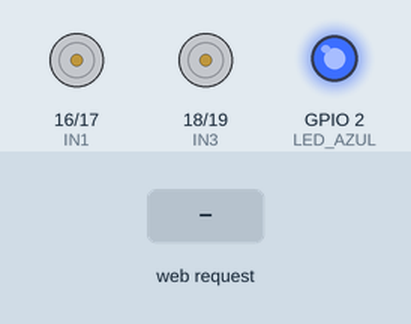
Simulated run of this sketch. Board: ESP32. Shown: motor-driver pin pairs drawn as motors (green arrow = first pin HIGH = forward, orange = second pin HIGH = backward, longer = more drive), output pins drawn as LEDs (lit = HIGH). The inputs (shaded band) are chosen by the test bench. WiFi joins after 1.5 s; servers stay silent unless stated; what the sketch prints to the serial monitor is not drawn.

Above: at 2.7 s.
2.8 s: HTTP request GET /forward received
At 3.3 s:
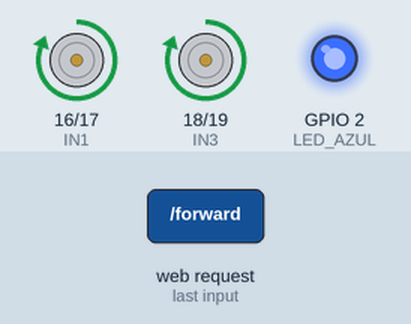
5.0 s: HTTP request GET /backward received
At 5.5 s:
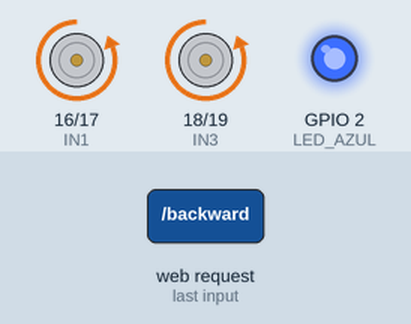
7.2 s: HTTP request GET /left received
At 7.7 s:
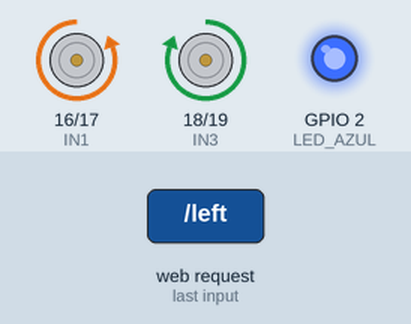
9.4 s: HTTP request GET /right received
At 9.7 s:
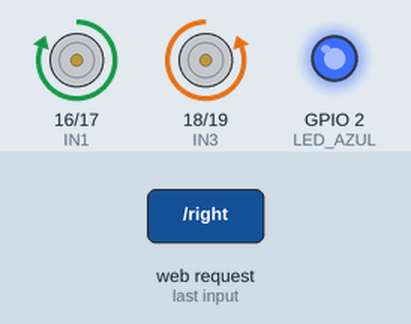
Timing chart, 0 to 12.4 s (numbered marks = the images above; inputs shaded):
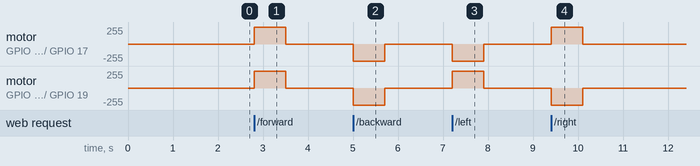

The sketch:

CAR_SOCCER_Kali.ino
```cpp
#include <WiFi.h>
#include <WebServer.h>

// ===== WIFI =====
const char* ssid = "Robo1";
const char* password = "123456789";

// ===== SERVIDOR =====
WebServer server(80);

// ===== SEGURIDAD: PARADA AUTOMATICA =====
volatile unsigned long ultimaOrdenMovimiento = 0;
const unsigned long TIEMPO_MAXIMO_SIN_ORDEN = 700; // ms

// ===== MOTORES L298N =====
const int IN1 = 16;
const int IN2 = 17;
const int IN3 = 18;
const int IN4 = 19;

// ===== LED =====
const int LED_AZUL = 2;

// ===== PAGINA WEB =====
const char html_page[] PROGMEM = R"rawliteral(
<!DOCTYPE html>
<html lang="es">
<head>
<meta charset="UTF-8">
<meta name="viewport" content="width=device-width, initial-scale=1, maximum-scale=1, user-scalable=no">
<meta name="theme-color" content="#071321">
<title>CAR SOCCER | Control ESP32</title>
<style>
:root{--cyan:#54baff;--blue:#1678d3;--ice:#c4e7ff;--red:#ff405d;--panel:rgba(8,10,16,.91)}
*{box-sizing:border-box}
html{min-height:100%;background:#030407}
body{margin:0;min-height:100vh;padding:24px 14px 20px;font-family:system-ui,-apple-system,Segoe UI,Arial,sans-serif;color:#edf5ff;text-align:center;overflow-x:hidden;background:linear-gradient(135deg,#030407,#11151d,#05070b,#10131a);background-size:300% 300%;animation:darkPulse 9s ease-in-out infinite;}
@keyframes darkPulse{0%,100%{background-position:0% 50%;filter:brightness(.78)}50%{background-position:100% 50%;filter:brightness(1.12)}}
body:before{content:"";position:fixed;inset:0;pointer-events:none;opacity:.24;background-image:linear-gradient(rgba(84,186,255,.12) 1px,transparent 1px),linear-gradient(90deg,rgba(84,186,255,.12) 1px,transparent 1px);background-size:34px 34px;mask-image:linear-gradient(to bottom,black,transparent 92%);z-index:0}
.cyber-mark{position:fixed;z-index:0;left:50%;top:47%;transform:translate(-50%,-50%);width:min(92vw,620px);height:auto;opacity:.075;pointer-events:none;filter:drop-shadow(0 0 24px #1687dd);animation:markPulse 5s ease-in-out infinite}
@keyframes markPulse{0%,100%{opacity:.045;filter:drop-shadow(0 0 10px #1687dd)}50%{opacity:.13;filter:drop-shadow(0 0 32px #1687dd)}}
header,main,footer{position:relative;z-index:1}
.brand-icon{width:74px;height:74px;margin:0 auto 13px;display:grid;place-items:center;border:1px solid rgba(84,186,255,.55);border-radius:22px;background:linear-gradient(145deg,#182433,#05070b);box-shadow:0 0 25px rgba(22,120,211,.2),inset 0 0 18px rgba(84,186,255,.08);color:var(--ice);font-size:35px;font-weight:900;transform:rotate(-3deg)}
h1{margin:0;font-size:clamp(34px,8vw,52px);line-height:1.08;font-weight:950;letter-spacing:.11em;color:#f4f7fb;text-shadow:0 0 12px rgba(84,186,255,.35),0 3px 0 #05070b}
h1 span{color:var(--cyan);text-shadow:0 0 18px rgba(84,186,255,.6)}
.subtitle{margin:11px 0 0;font-size:10px;font-weight:800;letter-spacing:.24em;color:#8eb9dc}
.chip{display:inline-flex;align-items:center;gap:7px;margin-top:15px;padding:7px 12px;border:1px solid rgba(84,186,255,.32);border-radius:99px;background:rgba(20,70,112,.16);font-size:10px;font-weight:800;letter-spacing:.13em;color:#a8d8ff}
.dot{width:7px;height:7px;border-radius:50%;background:#75c7ff;box-shadow:0 0 9px #75c7ff;animation:dotPulse 1.8s ease-in-out infinite}
@keyframes dotPulse{0%,100%{opacity:.45}50%{opacity:1}}
.panel{width:min(100%,440px);margin:23px auto 0;padding:20px 16px 18px;border:1px solid rgba(84,186,255,.25);border-radius:25px;background:linear-gradient(145deg,rgba(15,20,29,.96),rgba(3,5,9,.97));box-shadow:0 18px 50px rgba(0,0,0,.55),0 0 30px rgba(22,120,211,.07),inset 0 1px rgba(255,255,255,.05)}
.panel-title{margin:0 0 7px;font-size:12px;font-weight:900;letter-spacing:.2em;color:#e8f5ff}
.panel-sub{margin:0 0 16px;font-size:11px;color:#8799ad}
.status{min-height:42px;display:flex;align-items:center;justify-content:center;gap:9px;margin:0 auto 16px;padding:10px 12px;border:1px solid rgba(84,186,255,.19);border-radius:12px;background:rgba(0,0,0,.38);color:var(--cyan);font-size:12px;font-weight:850;letter-spacing:.08em}
.status-indicator{width:8px;height:8px;flex:0 0 auto;border-radius:50%;background:#9fe4ff;box-shadow:0 0 10px rgba(159,228,255,.7)}
.joystick-wrap{display:flex;justify-content:center;align-items:center;padding:4px 0 10px}
.joystick{position:relative;width:min(70vw,270px);height:min(70vw,270px);max-width:270px;max-height:270px;touch-action:none;user-select:none;-webkit-user-select:none;border-radius:50%;border:1px solid rgba(84,186,255,.58);background:radial-gradient(circle,#172b40 0%,#0d1b2a 47%,#080e17 70%,#03060b 100%);box-shadow:0 0 0 8px rgba(22,120,211,.05),0 0 35px rgba(22,120,211,.13),inset 0 0 25px rgba(0,0,0,.8)}
.joystick:before,.joystick:after{content:"";position:absolute;pointer-events:none;background:rgba(84,186,255,.15)}
.joystick:before{width:1px;height:86%;left:50%;top:7%}.joystick:after{height:1px;width:86%;top:50%;left:7%}
.direction{position:absolute;z-index:1;color:#a1bfd9;font-size:18px;font-weight:900;line-height:1;text-shadow:0 0 8px rgba(84,186,255,.3)}
.direction.up{top:12px;left:50%;transform:translateX(-50%)}.direction.down{bottom:12px;left:50%;transform:translateX(-50%)}.direction.left{left:12px;top:50%;transform:translateY(-50%)}.direction.right{right:12px;top:50%;transform:translateY(-50%)}
.stick{position:absolute;z-index:2;left:50%;top:50%;width:34%;height:34%;transform:translate(-50%,-50%);border-radius:50%;border:2px solid rgba(196,231,255,.85);background:radial-gradient(circle at 32% 25%,#d2efff 0%,#65bfff 20%,#1678d3 60%,#073a69 100%);box-shadow:0 0 0 7px rgba(84,186,255,.07),0 9px 20px rgba(0,0,0,.55),inset 0 2px 5px rgba(255,255,255,.55);transition:box-shadow .12s}
.stick:after{content:"";position:absolute;inset:28%;border:1px solid rgba(255,255,255,.5);border-radius:50%}.stick.active{box-shadow:0 0 0 9px rgba(84,186,255,.12),0 0 25px rgba(84,186,255,.45),0 9px 20px rgba(0,0,0,.55),inset 0 2px 5px rgba(255,255,255,.55)}
.stop{display:block;width:100%;margin:8px auto 0;padding:14px;border:1px solid rgba(255,64,93,.72);border-radius:13px;background:linear-gradient(135deg,#7d1d30,#300b14);color:#fff;font-size:13px;font-weight:950;letter-spacing:.16em;box-shadow:0 5px 0 #1d070c,0 10px 20px rgba(0,0,0,.3);touch-action:manipulation}.stop:active{transform:translateY(3px);box-shadow:0 2px 0 #1d070c}
.tip{margin:16px 2px 0;color:#8796a9;font-size:11px;line-height:1.65}
footer{margin:24px auto 0;color:#8b9bad;font-size:10px;letter-spacing:.04em;line-height:1.7}footer .credit{color:#c0d2e4;letter-spacing:.06em}
@media(min-width:600px){body{padding-top:28px}.panel{padding:24px}.brand-icon{width:82px;height:82px}}
@media(prefers-reduced-motion:reduce){*,*:before,*:after{animation:none!important;transition:none!important}}
</style>
</head>
<body>
<svg class="cyber-mark" viewBox="0 0 600 600" aria-hidden="true" focusable="false">
  <path fill="currentColor" d="M300 42 354 88 411 76 438 125 492 145 474 199 518 240 480 284 493 337 443 361 426 416 369 410 330 459 300 430 270 459 231 410 174 416 157 361 107 337 120 284 82 240 126 199 108 145 162 125 189 76 246 88Z" opacity=".24"/>
  <path d="M166 190 226 154 285 172 326 146 388 166 428 207 388 219 355 203 333 229 365 248 410 242 382 280 337 291 312 327 338 350 378 342 353 380 300 398 247 380 222 342 262 350 288 327 263 291 218 280 190 242 235 248 267 229 245 203 212 219Z" fill="none" stroke="currentColor" stroke-width="13" stroke-linejoin="round" stroke-linecap="round"/>
  <path d="M226 154 206 116 252 135 285 172M388 166 418 130 421 184M337 291 382 280 410 300 381 312M247 380 224 419 276 408 300 398" fill="none" stroke="currentColor" stroke-width="10" stroke-linecap="round"/>
  <circle cx="302" cy="224" r="8" fill="currentColor"/>
  <text x="300" y="515" text-anchor="middle" fill="currentColor" font-family="Arial,sans-serif" font-size="54" font-weight="900" letter-spacing="13">KALI MODE</text>
  <text x="300" y="550" text-anchor="middle" fill="currentColor" font-family="monospace" font-size="16" letter-spacing="5">CYBER CONTROL SYSTEM</text>
</svg>
<header>
  <div class="brand-icon" aria-hidden="true">&gt;_</div>
  <h1>CAR <span>SOCCER</span></h1>
  <div class="subtitle">SISTEMA DE CONTROL ROBÓTICO</div>
  <div class="chip"><i class="dot"></i> INTERFAZ ESP32 ACTIVA</div>
</header>
<main class="panel">
  <h2 class="panel-title">MANDO DIRECCIONAL</h2>
  <p class="panel-sub">Desliza el mando hacia la dirección deseada</p>
  <div class="status" role="status" aria-live="polite"><span class="status-indicator" id="indicator"></span><span id="status">SISTEMA EN ESPERA</span></div>
  <div class="joystick-wrap">
    <div class="joystick" id="joystick" role="application" aria-label="Joystick de movimiento">
      <span class="direction up">▲</span><span class="direction left">◀</span><span class="direction right">▶</span><span class="direction down">▼</span>
      <div class="stick" id="stick"></div>
    </div>
  </div>
  <button class="stop" id="stopButton" type="button">■ &nbsp; FRENAR / DETENER</button>
  <p class="tip">Mantén el dedo sobre el joystick para moverte.<br>Al soltarlo, el robot se detendrá automáticamente.</p>
</main>
<footer>CAR SOCCER · CONTROL INALÁMBRICO · ESP32<br><span class="credit">Diseñado por: Samuel Villanueva C. (© - 2026)</span></footer>
<script>
(function(){
  const pad = document.getElementById('joystick');
  const stick = document.getElementById('stick');
  const status = document.getElementById('status');
  const indicator = document.getElementById('indicator');
  const stopButton = document.getElementById('stopButton');

  let pointerId = null;
  let current = 'stop';
  let lastSent = 0;
  let heartbeat = null;
  let requestChain = Promise.resolve();

  const labels = {
    forward: 'AVANZANDO',
    backward: 'RETROCEDIENDO',
    left: 'GIRO A LA IZQUIERDA',
    right: 'GIRO A LA DERECHA',
    stop: 'MOTORES DETENIDOS'
  };

  // Mantiene las solicitudes en orden para que una orden antigua
  // no llegue después de la orden de detener.
  function sendCommand(command, force) {
    const now = Date.now();
    if (!force && command === current && now - lastSent < 180) return;

    current = command;
    lastSent = now;

    status.textContent = labels[command] || 'SISTEMA EN ESPERA';
    indicator.style.background = command === 'stop' ? '#b8ff5a' : '#35e7ff';
    indicator.style.boxShadow = command === 'stop'
      ? '0 0 10px rgba(184,255,90,.7)'
      : '0 0 10px rgba(53,231,255,.8)';

    requestChain = requestChain
      .catch(function(){})
      .then(function(){
        return fetch('/' + command, {
          method: 'GET',
          cache: 'no-store',
          credentials: 'same-origin'
        });
      })
      .catch(function(){
        status.textContent = 'SIN RESPUESTA DEL ROBOT';
        indicator.style.background = '#ff4768';
        indicator.style.boxShadow = '0 0 10px rgba(255,71,104,.7)';
      });
  }

  function centerStick() {
    stick.style.left = '50%';
    stick.style.top = '50%';
    stick.classList.remove('active');
  }

  function stopHeartbeat() {
    if (heartbeat !== null) {
      clearInterval(heartbeat);
      heartbeat = null;
    }
  }

  function stop() {
    stopHeartbeat();
    pointerId = null;
    centerStick();
    sendCommand('stop', true);
  }

  function move(event) {
    const rect = pad.getBoundingClientRect();
    const cx = rect.left + rect.width / 2;
    const cy = rect.top + rect.height / 2;
    let dx = event.clientX - cx;
    let dy = event.clientY - cy;
    const max = rect.width * 0.31;
    const dist = Math.hypot(dx, dy);

    if (dist > max) {
      dx = dx / dist * max;
      dy = dy / dist * max;
    }

    stick.style.left = 'calc(50% + ' + dx + 'px)';
    stick.style.top = 'calc(50% + ' + dy + 'px)';
    stick.classList.add('active');

    if (Math.hypot(dx, dy) < max * 0.22) {
      sendCommand('stop', true);
      return;
    }

    const angle = Math.atan2(dy, dx) * 180 / Math.PI;
    let command;

    if (angle >= -45 && angle < 45) command = 'right';
    else if (angle >= 45 && angle < 135) command = 'backward';
    else if (angle >= -135 && angle < -45) command = 'forward';
    else command = 'left';

    sendCommand(command, false);
  }

  pad.addEventListener('pointerdown', function(e) {
    e.preventDefault();
    if (pointerId !== null) stop();
    pointerId = e.pointerId;

    try { pad.setPointerCapture(pointerId); } catch (_) {}
    move(e);

    // Repite la última dirección mientras el usuario mantiene presionado.
    // Si deja de llegar el heartbeat, el ESP32 también detendrá los motores.
    stopHeartbeat();
    heartbeat = setInterval(function() {
      if (pointerId !== null && current !== 'stop') {
        sendCommand(current, true);
      }
    }, 250);
  });

  pad.addEventListener('pointermove', function(e) {
    if (e.pointerId === pointerId) {
      e.preventDefault();
      move(e);
    }
  });

  pad.addEventListener('pointerup', function(e) {
    if (e.pointerId === pointerId) stop();
  });

  pad.addEventListener('pointercancel', function(e) {
    if (e.pointerId === pointerId) stop();
  });

  pad.addEventListener('lostpointercapture', function() {
    if (pointerId !== null) stop();
  });

  // Respaldo para navegadores móviles y cuando se pierde el foco.
  window.addEventListener('pointerup', function() {
    if (pointerId !== null) stop();
  });
  window.addEventListener('blur', function() {
    if (pointerId !== null) stop();
  });
  document.addEventListener('visibilitychange', function() {
    if (document.hidden) stop();
  });

  stopButton.addEventListener('click', stop);

  window.addEventListener('pagehide', function() {
    stopHeartbeat();
    fetch('/stop', {
      method: 'GET',
      cache: 'no-store',
      keepalive: true
    }).catch(function(){});
  });
})();
</script>
</body>
</html>
)rawliteral";

// ===== MOVIMIENTO =====
void moveForward() {
  digitalWrite(IN1, HIGH);
  digitalWrite(IN2, LOW);
  digitalWrite(IN3, HIGH);
  digitalWrite(IN4, LOW);
}

void moveBackward() {
  digitalWrite(IN1, LOW);
  digitalWrite(IN2, HIGH);
  digitalWrite(IN3, LOW);
  digitalWrite(IN4, HIGH);
}

void turnLeft() {
  digitalWrite(IN1, LOW);
  digitalWrite(IN2, HIGH);
  digitalWrite(IN3, HIGH);
  digitalWrite(IN4, LOW);
}

void turnRight() {
  digitalWrite(IN1, HIGH);
  digitalWrite(IN2, LOW);
  digitalWrite(IN3, LOW);
  digitalWrite(IN4, HIGH);
}

void stopMotors() {
  digitalWrite(IN1, LOW);
  digitalWrite(IN2, LOW);
  digitalWrite(IN3, LOW);
  digitalWrite(IN4, LOW);
}

// ===== PAGINA PRINCIPAL =====
void handleRoot() {
  server.send_P(200, "text/html; charset=utf-8", html_page);
}

// ===== CONFIGURACION =====
void setup() {
  Serial.begin(115200);
  ultimaOrdenMovimiento = millis();

  pinMode(IN1, OUTPUT);
  pinMode(IN2, OUTPUT);
  pinMode(IN3, OUTPUT);
  pinMode(IN4, OUTPUT);
  pinMode(LED_AZUL, OUTPUT);

  stopMotors();
  digitalWrite(LED_AZUL, LOW);

  WiFi.mode(WIFI_STA);
  WiFi.begin(ssid, password);

  Serial.print("Conectando al WiFi");

  unsigned long startAttempt = millis();

  while (WiFi.status() != WL_CONNECTED &&
         millis() - startAttempt < 20000) {
    delay(500);
    Serial.print(".");
  }

  if (WiFi.status() == WL_CONNECTED) {
    Serial.println();
    Serial.println("WiFi conectado");
    Serial.print("Abre esta direccion en tu celular: http://");
    Serial.println(WiFi.localIP());

    digitalWrite(LED_AZUL, HIGH);
  } else {
    Serial.println();
    Serial.println("No se pudo conectar al WiFi.");
    Serial.println("Verifica el nombre y la clave de la red.");
  }

  server.on("/", HTTP_GET, handleRoot);

  server.on("/forward", HTTP_GET, []() {
    ultimaOrdenMovimiento = millis();
    moveForward();
    server.send(200, "text/plain", "FORWARD");
  });

  server.on("/backward", HTTP_GET, []() {
    ultimaOrdenMovimiento = millis();
    moveBackward();
    server.send(200, "text/plain", "BACKWARD");
  });

  server.on("/left", HTTP_GET, []() {
    ultimaOrdenMovimiento = millis();
    turnLeft();
    server.send(200, "text/plain", "LEFT");
  });

  server.on("/right", HTTP_GET, []() {
    ultimaOrdenMovimiento = millis();
    turnRight();
    server.send(200, "text/plain", "RIGHT");
  });

  server.on("/stop", HTTP_GET, []() {
    ultimaOrdenMovimiento = millis();
    stopMotors();
    server.send(200, "text/plain", "STOP");
  });

  server.begin();
  Serial.println("Servidor web iniciado");
}

// ===== BUCLE PRINCIPAL =====
void loop() {
  server.handleClient();

  // Parada de seguridad: si deja de llegar la señal del joystick,
  // apaga los motores aunque el navegador o el Wi-Fi fallen.
  if (millis() - ultimaOrdenMovimiento > TIEMPO_MAXIMO_SIN_ORDEN) {
    stopMotors();
  }
}
```

Measured:
- after the input at 2.8 s, motor on GPIO 16 (IN1) / GPIO 17 (IN2), motor on GPIO 18 (IN3) / GPIO 19 (IN4): stopped → forward 255/255 at once, → stopped 0.70 s later
- after the input at 5.0 s, motor on GPIO 16 (IN1) / GPIO 17 (IN2), motor on GPIO 18 (IN3) / GPIO 19 (IN4): stopped → backward 255/255 at once, → stopped 0.70 s later
- after the input at 7.2 s, motor on GPIO 16 (IN1) / GPIO 17 (IN2): stopped → backward 255/255 at once, → stopped 0.70 s later; motor on GPIO 18 (IN3) / GPIO 19 (IN4): stopped → forward 255/255 at once, → stopped 0.70 s later
- after the input at 9.4 s, motor on GPIO 16 (IN1) / GPIO 17 (IN2): stopped → forward 255/255 at once, → stopped 0.70 s later; motor on GPIO 18 (IN3) / GPIO 19 (IN4): stopped → backward 255/255 at once, → stopped 0.70 s later
